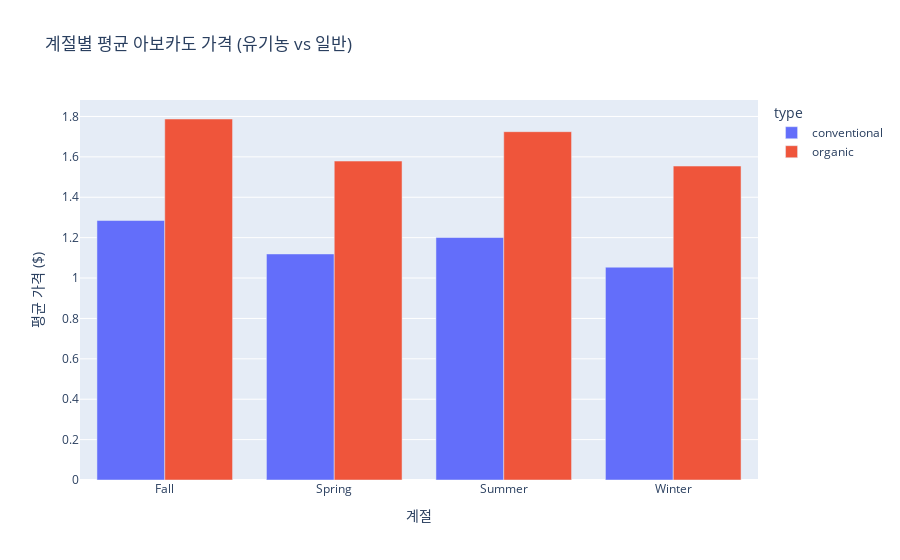

The cell this chart's notebook holds for it:
### Code cell
import plotly.express as px

fig_price = px.bar(
    seasonal_price,
    x='season',
    y='AveragePrice',
    color='type',
    barmode='group',
    title='계절별 평균 아보카도 가격 (유기농 vs 일반)',
    labels={'season': '계절', 'AveragePrice': '평균 가격 ($)'}
)
fig_price.show()

### Figure 1 — Plotly figure (JSON) as saved in the notebook; plotly's stock layout.template omitted (floating-point values rounded to 4 significant figures)
{"data": [{"alignmentgroup": "True", "hovertemplate": "type=conventional<br>계절=%{x}<br>평균 가격 ($)=%{y}<extra></extra>", "legendgroup": "conventional", "marker": {"color": "#636efa", "pattern": {"shape": ""}}, "name": "conventional", "offsetgroup": "conventional", "orientation": "v", "showlegend": true, "textposition": "auto", "type": "bar", "x": ["Fall", "Spring", "Summer", "Winter"], "xaxis": "x", "y": [1.285, 1.119, 1.201, 1.054], "yaxis": "y"}, {"alignmentgroup": "True", "hovertemplate": "type=organic<br>계절=%{x}<br>평균 가격 ($)=%{y}<extra></extra>", "legendgroup": "organic", "marker": {"color": "#EF553B", "pattern": {"shape": ""}}, "name": "organic", "offsetgroup": "organic", "orientation": "v", "showlegend": true, "textposition": "auto", "type": "bar", "x": ["Fall", "Spring", "Summer", "Winter"], "xaxis": "x", "y": [1.788, 1.579, 1.725, 1.555], "yaxis": "y"}], "layout": {"barmode": "group", "legend": {"title": {"text": "type"}, "tracegroupgap": 0}, "title": {"text": "계절별 평균 아보카도 가격 (유기농 vs 일반)"}, "xaxis": {"anchor": "y", "domain": [0, 1], "title": {"text": "계절"}}, "yaxis": {"anchor": "x", "domain": [0, 1], "title": {"text": "평균 가격 ($)"}}}}
